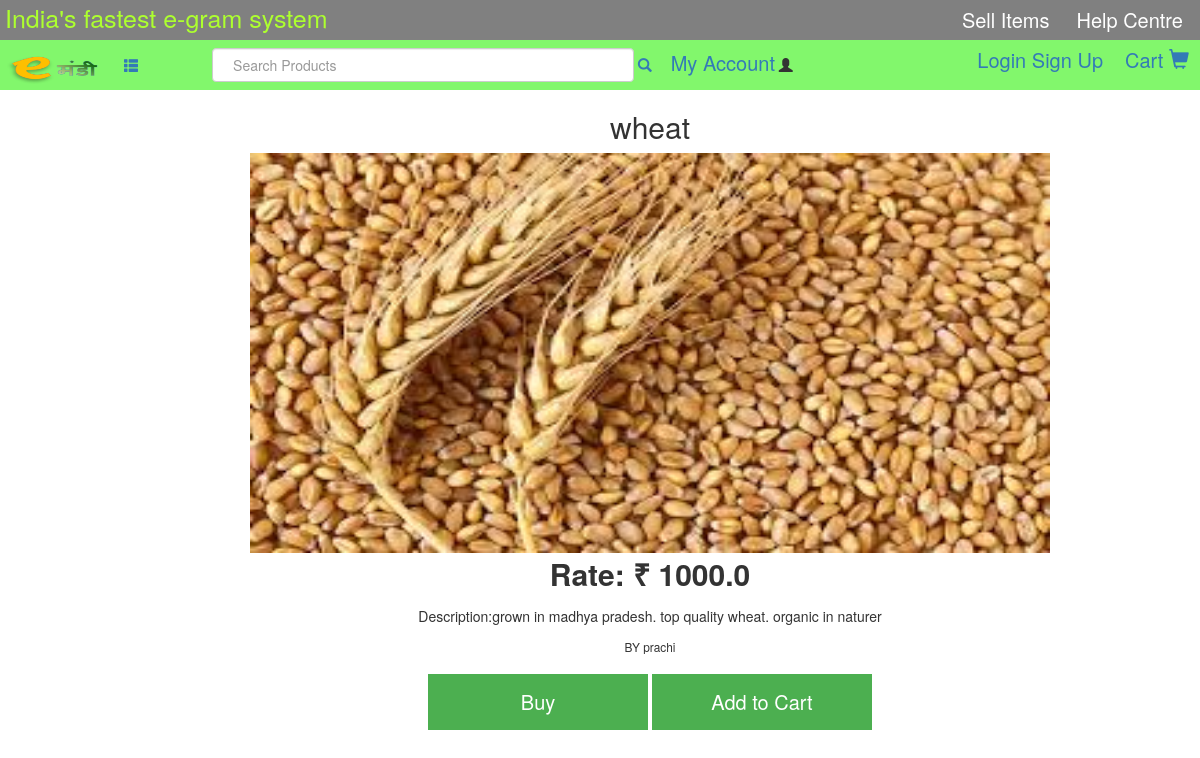
Page /accounts/8/ on the committed database.
### main/models.py (models this page shows, shortened)
class Product(models.Model):
	image = models.ImageField()
	product= models.CharField(max_length=150)
	description = models.TextField()
	rate = models.CharField(max_length=150)
	date = models.DateTimeField(auto_now_add=True)
	Quantity = models.CharField(max_length=30)
	seller = models.ForeignKey(User,default=None,on_delete=models.CASCADE,null=False,related_name='userrel')

### main/views.py (the view)
# urls.py: path('<id>/',views.productdetail,name='detail'),
def productdetail(request,id):
	try:
		productdet=get_object_or_404(Product,id=id)
		return render(request,'main/product_detail.html',{'productdet':productdet})
	except ValueError:
		return redirect('home')

### templates/main/product_detail.html (shortened to what this page needs)
<!DOCTYPE html>
{%load static%}
<html lang="en">
<head>
	<link rel="stylesheet" type="text/css" href="https://maxcdn.bootstrapcdn.com/bootstrap/3.3.7/css/bootstrap.min.css" >
	<link rel="stylesheet" href="https://cdnjs.cloudflare.com/ajax/libs/font-awesome/4.7.0/css/font-awesome.min.css">
	<link rel="stylesheet" href="{% static "css/home.css"%}">
	</head>
	<body>
		<div id="header-1">
			<ul class="list-inline">
				<li> India's fastest e-gram system  </li>
				<li class="header-1-link"> <a href="#"  > Help Centre </a> </li>
				<li class="header-1-link"> <a href="{%url 'add'%}"  > Sell Items </a> </li>
			</ul>
		</div>
		<div id="header2">
			<ul class="list-inline">
				<li> <a href="{% url 'home' %}"> <img src="{%static "main/emandi.png"%}" width="100" height="34" alt="e-gram" > </a> </li>
				<li> <a href="#"> <span class="glyphicon glyphicon-th-list" </span> </a> </li>
				<li id="search-bar">  <input type="text" class="form-control" placeholder="Search Products" size="120">
					<a href="#"> <span class="glyphicon glyphicon-search"> </span> </a>
				</li>
				<li id="cart-login"> <a href="#" > Cart <span class = "glyphicon glyphicon-shopping-cart"> </span> </a> </li>
				<li id="cart-login">
                 {%if user.is_authenticated %}
                  <a href="{%url 'logout'%}">Logout<span class="glyphicon glyphicon-off"></span></a>
				  <li style="font-color:rgb(0,0,78); font-size:20px;">Hi! {{user.get_username}}  </li>
                 {%else%}
				   <a href="{% url 'login'%}" style="width:auto;">Login</a>
				   <a href="{% url 'signu'%}" style="width:auto;">Sign Up</a></li>
				 {%endif%}
				<li> <a href="{% url 'acc'%}" style="width:auto; font-size:20px;">My Account</a> <span class = "glyphicon glyphicon-user"> </span></li>
			</ul>
		</div>
	    <div class="product-detail">
	    	<div class="producti">
	    		<h2 >{{productdet.product}}</h2>
                <img src="{{productdet.image.url}}" width=800px height=400px/>
                <p style="font-size:30px;">  <b>Rate: &#x20b9; {{productdet.rate}}</b></p>
	    		<p>Description:{{productdet.description}}</p>
	    		<p ><small>BY {{productdet.seller}}</small></p>
	    		<button type="button" style="font-size:20px;">Buy</button>
				<a href="{%url 'crat' id=productdet.pk%}"><button type="button" id="cr" onclick="crate()" style="font-size:20px;">Add to Cart</button>
				</a></div></div></body></html>

### static/css/home.css (style rules this page uses)
body { background-color : margin:0px; }
#header-1 ul li { font-size:25px; color: greenyellow; }
.list-inline li { margin-left:5px; display:inline; }
#header-1 { background-color : gray; height:40px; min-width:768px; }
.header-1-link { margin-left:2%; margin-right:1%; float:right; }
.header-1-link a { color:white; font-size:20px; }
#header2 { background-color : rgb(130,247,108); min-width:1041px; }
#search-bar { margin-left:5%; margin-right:0px; }
#cart-login { float:right; margin:6px; font-size:20px; }
input[type=text], input[type=password] { width: 35%; padding: 12px 20px; margin: 8px 0; display: inline-block; border: 1px solid #ccc; box-sizing: border-box; }
button { background-color: #4CAF50; color: white; padding: 14px 20px; margin: 8px 0; border: none; cursor: pointer; width: 20%; }

### templates/main/product_detail.html (style rules this page uses)
.product-detail { margin-left:100px; text-align: center; }

### rows in the picture
Product: product "wheat", image (picture), rate "1000.0", description "grown in madhya pradesh. top quality wheat. organic in naturer", seller "prachi"
